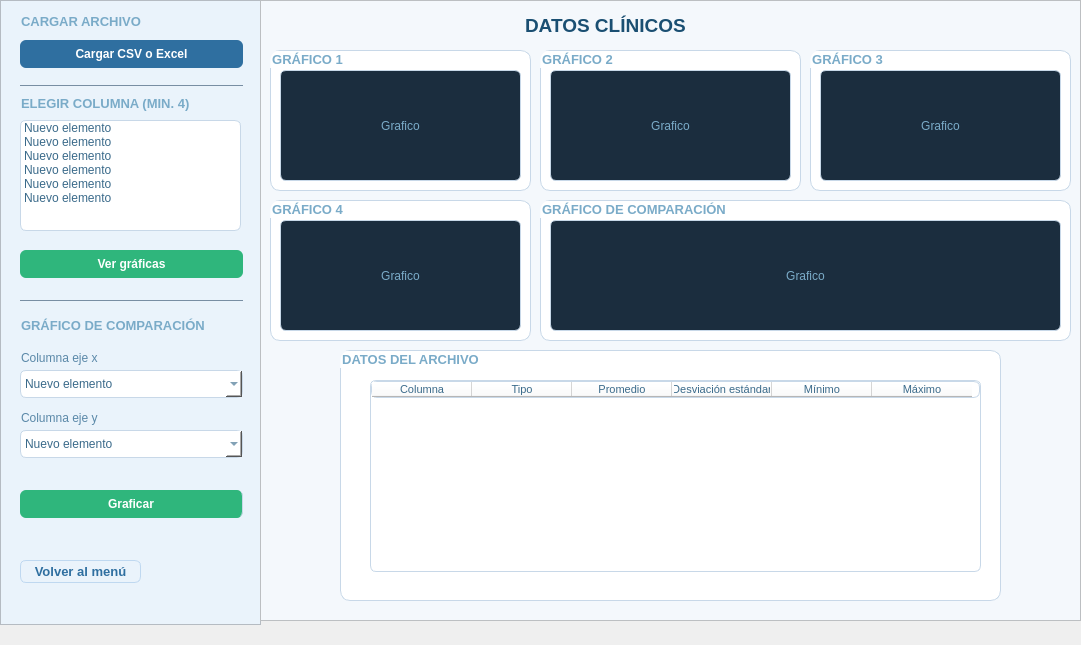
<?xml version="1.0" encoding="UTF-8"?>
<ui version="4.0">
 <class>MainWindow</class>
 <widget class="QMainWindow" name="MainWindow">
  <property name="geometry">
   <rect>
    <x>0</x>
    <y>0</y>
    <width>1081</width>
    <height>645</height>
   </rect>
  </property>
  <property name="windowTitle">
   <string>MainWindow</string>
  </property>
  <widget class="QWidget" name="centralwidget">
   <widget class="QFrame" name="ladoizquierdodatos">
    <property name="geometry">
     <rect>
      <x>0</x>
      <y>0</y>
      <width>261</width>
      <height>625</height>
     </rect>
    </property>
    <property name="styleSheet">
     <string notr="true">background-color: #EAF3FB;
border-right: 1px solid #C8D8E8</string>
    </property>
    <property name="frameShape">
     <enum>QFrame::StyledPanel</enum>
    </property>
    <property name="frameShadow">
     <enum>QFrame::Raised</enum>
    </property>
    <widget class="QLabel" name="titucargararchivo_datos">
     <property name="geometry">
      <rect>
       <x>21</x>
       <y>13</y>
       <width>181</width>
       <height>16</height>
      </rect>
     </property>
     <property name="font">
      <font>
       <pointsize>10</pointsize>
       <weight>75</weight>
       <bold>true</bold>
      </font>
     </property>
     <property name="styleSheet">
      <string notr="true">color: #7AABC8;
border: none</string>
     </property>
     <property name="text">
      <string>CARGAR ARCHIVO</string>
     </property>
    </widget>
    <widget class="QLabel" name="tituelecolumna">
     <property name="geometry">
      <rect>
       <x>21</x>
       <y>95</y>
       <width>171</width>
       <height>16</height>
      </rect>
     </property>
     <property name="font">
      <font>
       <pointsize>10</pointsize>
       <weight>75</weight>
       <bold>true</bold>
      </font>
     </property>
     <property name="styleSheet">
      <string notr="true">color: #7AABC8;
border: none</string>
     </property>
     <property name="text">
      <string>ELEGIR COLUMNA (MIN. 4)</string>
     </property>
    </widget>
    <widget class="QLabel" name="titugrafico">
     <property name="geometry">
      <rect>
       <x>21</x>
       <y>315</y>
       <width>191</width>
       <height>20</height>
      </rect>
     </property>
     <property name="font">
      <font>
       <pointsize>10</pointsize>
       <weight>75</weight>
       <bold>true</bold>
      </font>
     </property>
     <property name="styleSheet">
      <string notr="true">color: #7AABC8;
border: none</string>
     </property>
     <property name="text">
      <string>GRÁFICO DE COMPARACIÓN</string>
     </property>
    </widget>
    <widget class="QLabel" name="tituejex">
     <property name="geometry">
      <rect>
       <x>21</x>
       <y>350</y>
       <width>131</width>
       <height>16</height>
      </rect>
     </property>
     <property name="font">
      <font>
       <pointsize>9</pointsize>
      </font>
     </property>
     <property name="styleSheet">
      <string notr="true">color: #5A88A8;
border: none</string>
     </property>
     <property name="text">
      <string>Columna eje x</string>
     </property>
    </widget>
    <widget class="QFrame" name="frame">
     <property name="geometry">
      <rect>
       <x>20</x>
       <y>85</y>
       <width>223</width>
       <height>1</height>
      </rect>
     </property>
     <property name="styleSheet">
      <string notr="true">background-color: #9BB8D3;
</string>
     </property>
     <property name="frameShape">
      <enum>QFrame::StyledPanel</enum>
     </property>
     <property name="frameShadow">
      <enum>QFrame::Raised</enum>
     </property>
    </widget>
    <widget class="QFrame" name="frame_12">
     <property name="geometry">
      <rect>
       <x>20</x>
       <y>300</y>
       <width>223</width>
       <height>1</height>
      </rect>
     </property>
     <property name="styleSheet">
      <string notr="true">background-color: #9BB8D3;
</string>
     </property>
     <property name="frameShape">
      <enum>QFrame::StyledPanel</enum>
     </property>
     <property name="frameShadow">
      <enum>QFrame::Raised</enum>
     </property>
    </widget>
    <widget class="QPushButton" name="botonvergrafi">
     <property name="geometry">
      <rect>
       <x>20</x>
       <y>250</y>
       <width>223</width>
       <height>28</height>
      </rect>
     </property>
     <property name="font">
      <font>
       <pointsize>9</pointsize>
       <weight>75</weight>
       <bold>true</bold>
      </font>
     </property>
     <property name="cursor">
      <cursorShape>PointingHandCursor</cursorShape>
     </property>
     <property name="styleSheet">
      <string notr="true">background-color: #2FB67C;
color: white;
border-radius: 6px;
border: none;
</string>
     </property>
     <property name="text">
      <string>Ver gráficas</string>
     </property>
    </widget>
    <widget class="QPushButton" name="botoncargararchivoCSV">
     <property name="geometry">
      <rect>
       <x>20</x>
       <y>40</y>
       <width>223</width>
       <height>28</height>
      </rect>
     </property>
     <property name="font">
      <font>
       <pointsize>9</pointsize>
       <weight>75</weight>
       <bold>true</bold>
      </font>
     </property>
     <property name="cursor">
      <cursorShape>PointingHandCursor</cursorShape>
     </property>
     <property name="styleSheet">
      <string notr="true">background-color: #2F6FA0;
color: white;
border-radius: 6px;
border: none;
</string>
     </property>
     <property name="text">
      <string>Cargar CSV o Excel</string>
     </property>
    </widget>
    <widget class="QPushButton" name="botonvolver_datos">
     <property name="geometry">
      <rect>
       <x>20</x>
       <y>560</y>
       <width>121</width>
       <height>23</height>
      </rect>
     </property>
     <property name="font">
      <font>
       <pointsize>10</pointsize>
       <weight>75</weight>
       <bold>true</bold>
      </font>
     </property>
     <property name="cursor">
      <cursorShape>PointingHandCursor</cursorShape>
     </property>
     <property name="styleSheet">
      <string notr="true">background-color: #EAF3FB;
color: #2F6FA0;
border: 1px solid #BFD8F0;
border-radius: 6px;
padding: 4px 12px</string>
     </property>
     <property name="text">
      <string>Volver al menú</string>
     </property>
    </widget>
    <widget class="QListWidget" name="listacolumnas">
     <property name="geometry">
      <rect>
       <x>20</x>
       <y>120</y>
       <width>221</width>
       <height>111</height>
      </rect>
     </property>
     <property name="styleSheet">
      <string notr="true">background-color: white;
border: 1px solid #C8D8E8;
border-radius: 6px;
color: #3A6A8A</string>
     </property>
     <property name="selectionMode">
      <enum>QAbstractItemView::MultiSelection</enum>
     </property>
     <item>
      <property name="text">
       <string>Nuevo elemento</string>
      </property>
     </item>
     <item>
      <property name="text">
       <string>Nuevo elemento</string>
      </property>
     </item>
     <item>
      <property name="text">
       <string>Nuevo elemento</string>
      </property>
     </item>
     <item>
      <property name="text">
       <string>Nuevo elemento</string>
      </property>
     </item>
     <item>
      <property name="text">
       <string>Nuevo elemento</string>
      </property>
     </item>
     <item>
      <property name="text">
       <string>Nuevo elemento</string>
      </property>
     </item>
    </widget>
    <widget class="QLabel" name="tituejey">
     <property name="geometry">
      <rect>
       <x>21</x>
       <y>410</y>
       <width>131</width>
       <height>16</height>
      </rect>
     </property>
     <property name="font">
      <font>
       <pointsize>9</pointsize>
      </font>
     </property>
     <property name="styleSheet">
      <string notr="true">color: #5A88A8;
border: none</string>
     </property>
     <property name="text">
      <string>Columna eje y</string>
     </property>
    </widget>
    <widget class="QComboBox" name="comboejex">
     <property name="geometry">
      <rect>
       <x>20</x>
       <y>370</y>
       <width>223</width>
       <height>28</height>
      </rect>
     </property>
     <property name="styleSheet">
      <string notr="true">background-color: white;
border: 1px solid #C8D8E8;
border-radius: 6px;
padding: 4px;
color: #3A6A8A;</string>
     </property>
     <item>
      <property name="text">
       <string>Nuevo elemento</string>
      </property>
     </item>
     <item>
      <property name="text">
       <string>Nuevo elemento</string>
      </property>
     </item>
     <item>
      <property name="text">
       <string>Nuevo elemento</string>
      </property>
     </item>
    </widget>
    <widget class="QComboBox" name="comboejey">
     <property name="geometry">
      <rect>
       <x>20</x>
       <y>430</y>
       <width>223</width>
       <height>28</height>
      </rect>
     </property>
     <property name="styleSheet">
      <string notr="true">background-color: white;
border: 1px solid #C8D8E8;
border-radius: 6px;
padding: 4px;
color: #3A6A8A;</string>
     </property>
     <item>
      <property name="text">
       <string>Nuevo elemento</string>
      </property>
     </item>
     <item>
      <property name="text">
       <string>Nuevo elemento</string>
      </property>
     </item>
     <item>
      <property name="text">
       <string>Nuevo elemento</string>
      </property>
     </item>
    </widget>
    <widget class="QPushButton" name="botongraficar">
     <property name="geometry">
      <rect>
       <x>20</x>
       <y>490</y>
       <width>223</width>
       <height>28</height>
      </rect>
     </property>
     <property name="font">
      <font>
       <pointsize>9</pointsize>
       <weight>75</weight>
       <bold>true</bold>
      </font>
     </property>
     <property name="cursor">
      <cursorShape>PointingHandCursor</cursorShape>
     </property>
     <property name="styleSheet">
      <string notr="true">background-color: #2FB67C;
color: white;
border-radius: 6px;
padding: 7px;
</string>
     </property>
     <property name="text">
      <string>Graficar</string>
     </property>
    </widget>
   </widget>
   <widget class="QFrame" name="ladoderecho_datos">
    <property name="geometry">
     <rect>
      <x>260</x>
      <y>0</y>
      <width>821</width>
      <height>621</height>
     </rect>
    </property>
    <property name="styleSheet">
     <string notr="true">background-color: #F4F8FC</string>
    </property>
    <property name="frameShape">
     <enum>QFrame::StyledPanel</enum>
    </property>
    <property name="frameShadow">
     <enum>QFrame::Raised</enum>
    </property>
    <widget class="QGroupBox" name="framegrafico1">
     <property name="geometry">
      <rect>
       <x>10</x>
       <y>50</y>
       <width>261</width>
       <height>141</height>
      </rect>
     </property>
     <property name="font">
      <font>
       <pointsize>10</pointsize>
       <weight>75</weight>
       <bold>true</bold>
      </font>
     </property>
     <property name="styleSheet">
      <string notr="true">background-color: white;
border: 1px solid #C8D8E8;
border-radius: 10px;
color: #7AABC8</string>
     </property>
     <property name="title">
      <string>GRÁFICO 1</string>
     </property>
     <widget class="QLabel" name="grafico1_datos">
      <property name="geometry">
       <rect>
        <x>10</x>
        <y>20</y>
        <width>241</width>
        <height>111</height>
       </rect>
      </property>
      <property name="styleSheet">
       <string notr="true">background-color: #1B2D3E; border-radius: 6px;</string>
      </property>
      <property name="text">
       <string>Grafico</string>
      </property>
      <property name="alignment">
       <set>Qt::AlignCenter</set>
      </property>
     </widget>
    </widget>
    <widget class="QLabel" name="titudatos">
     <property name="geometry">
      <rect>
       <x>265</x>
       <y>0</y>
       <width>171</width>
       <height>51</height>
      </rect>
     </property>
     <property name="font">
      <font>
       <pointsize>14</pointsize>
       <weight>75</weight>
       <bold>true</bold>
      </font>
     </property>
     <property name="styleSheet">
      <string notr="true">color: #1A4F72;
background-color: transparent;
border: none</string>
     </property>
     <property name="text">
      <string>DATOS CLÍNICOS</string>
     </property>
    </widget>
    <widget class="QGroupBox" name="framegrafico2">
     <property name="geometry">
      <rect>
       <x>280</x>
       <y>50</y>
       <width>261</width>
       <height>141</height>
      </rect>
     </property>
     <property name="font">
      <font>
       <pointsize>10</pointsize>
       <weight>75</weight>
       <bold>true</bold>
      </font>
     </property>
     <property name="styleSheet">
      <string notr="true">background-color: white;
border: 1px solid #C8D8E8;
border-radius: 10px;
color: #7AABC8</string>
     </property>
     <property name="title">
      <string>GRÁFICO 2</string>
     </property>
     <widget class="QLabel" name="grafico2_datos">
      <property name="geometry">
       <rect>
        <x>10</x>
        <y>20</y>
        <width>241</width>
        <height>111</height>
       </rect>
      </property>
      <property name="styleSheet">
       <string notr="true">background-color: #1B2D3E; border-radius: 6px;</string>
      </property>
      <property name="text">
       <string>Grafico</string>
      </property>
      <property name="alignment">
       <set>Qt::AlignCenter</set>
      </property>
     </widget>
    </widget>
    <widget class="QGroupBox" name="framegrafico3">
     <property name="geometry">
      <rect>
       <x>550</x>
       <y>50</y>
       <width>261</width>
       <height>141</height>
      </rect>
     </property>
     <property name="font">
      <font>
       <pointsize>10</pointsize>
       <weight>75</weight>
       <bold>true</bold>
      </font>
     </property>
     <property name="styleSheet">
      <string notr="true">background-color: white;
border: 1px solid #C8D8E8;
border-radius: 10px;
color: #7AABC8</string>
     </property>
     <property name="title">
      <string>GRÁFICO 3</string>
     </property>
     <widget class="QLabel" name="grafico3_datos">
      <property name="geometry">
       <rect>
        <x>10</x>
        <y>20</y>
        <width>241</width>
        <height>111</height>
       </rect>
      </property>
      <property name="styleSheet">
       <string notr="true">background-color: #1B2D3E; border-radius: 6px;</string>
      </property>
      <property name="text">
       <string>Grafico</string>
      </property>
      <property name="alignment">
       <set>Qt::AlignCenter</set>
      </property>
     </widget>
    </widget>
    <widget class="QGroupBox" name="framegrafico4">
     <property name="geometry">
      <rect>
       <x>10</x>
       <y>200</y>
       <width>261</width>
       <height>141</height>
      </rect>
     </property>
     <property name="font">
      <font>
       <pointsize>10</pointsize>
       <weight>75</weight>
       <bold>true</bold>
      </font>
     </property>
     <property name="styleSheet">
      <string notr="true">background-color: white;
border: 1px solid #C8D8E8;
border-radius: 10px;
color: #7AABC8</string>
     </property>
     <property name="title">
      <string>GRÁFICO 4</string>
     </property>
     <widget class="QLabel" name="grafico4_datos">
      <property name="geometry">
       <rect>
        <x>10</x>
        <y>20</y>
        <width>241</width>
        <height>111</height>
       </rect>
      </property>
      <property name="styleSheet">
       <string notr="true">background-color: #1B2D3E; border-radius: 6px;</string>
      </property>
      <property name="text">
       <string>Grafico</string>
      </property>
      <property name="alignment">
       <set>Qt::AlignCenter</set>
      </property>
     </widget>
    </widget>
    <widget class="QGroupBox" name="framecomparacion_datos">
     <property name="geometry">
      <rect>
       <x>280</x>
       <y>200</y>
       <width>531</width>
       <height>141</height>
      </rect>
     </property>
     <property name="font">
      <font>
       <pointsize>10</pointsize>
       <weight>75</weight>
       <bold>true</bold>
      </font>
     </property>
     <property name="styleSheet">
      <string notr="true">background-color: white;
border: 1px solid #C8D8E8;
border-radius: 10px;
color: #7AABC8</string>
     </property>
     <property name="title">
      <string>GRÁFICO DE COMPARACIÓN</string>
     </property>
     <widget class="QLabel" name="graficocomparacion_datos">
      <property name="geometry">
       <rect>
        <x>10</x>
        <y>20</y>
        <width>511</width>
        <height>111</height>
       </rect>
      </property>
      <property name="styleSheet">
       <string notr="true">background-color: #1B2D3E; border-radius: 6px;</string>
      </property>
      <property name="text">
       <string>Grafico</string>
      </property>
      <property name="alignment">
       <set>Qt::AlignCenter</set>
      </property>
     </widget>
    </widget>
    <widget class="QGroupBox" name="framedatosarchivo">
     <property name="geometry">
      <rect>
       <x>80</x>
       <y>350</y>
       <width>661</width>
       <height>251</height>
      </rect>
     </property>
     <property name="font">
      <font>
       <pointsize>10</pointsize>
       <weight>75</weight>
       <bold>true</bold>
      </font>
     </property>
     <property name="styleSheet">
      <string notr="true">background-color: white;
border: 1px solid #C8D8E8;
border-radius: 10px;
color: #7AABC8</string>
     </property>
     <property name="title">
      <string>DATOS DEL ARCHIVO</string>
     </property>
     <widget class="QTableWidget" name="tabladatosarchivo">
      <property name="geometry">
       <rect>
        <x>30</x>
        <y>30</y>
        <width>611</width>
        <height>192</height>
       </rect>
      </property>
      <property name="styleSheet">
       <string notr="true">cssbackground-color: white;
border: 1px solid #C8D8E8;
border-radius: 6px;
gridline-color: #C8D8E8;
color: #3A6A8A;
font-size: 11px;</string>
      </property>
      <column>
       <property name="text">
        <string>Columna</string>
       </property>
      </column>
      <column>
       <property name="text">
        <string>Tipo</string>
       </property>
      </column>
      <column>
       <property name="text">
        <string>Promedio</string>
       </property>
      </column>
      <column>
       <property name="text">
        <string>Desviación estándar</string>
       </property>
      </column>
      <column>
       <property name="text">
        <string>Mínimo</string>
       </property>
      </column>
      <column>
       <property name="text">
        <string>Máximo</string>
       </property>
      </column>
     </widget>
    </widget>
   </widget>
  </widget>
  <widget class="QMenuBar" name="menubar">
   <property name="geometry">
    <rect>
     <x>0</x>
     <y>0</y>
     <width>1081</width>
     <height>21</height>
    </rect>
   </property>
  </widget>
 </widget>
 <resources/>
 <connections/>
</ui>
